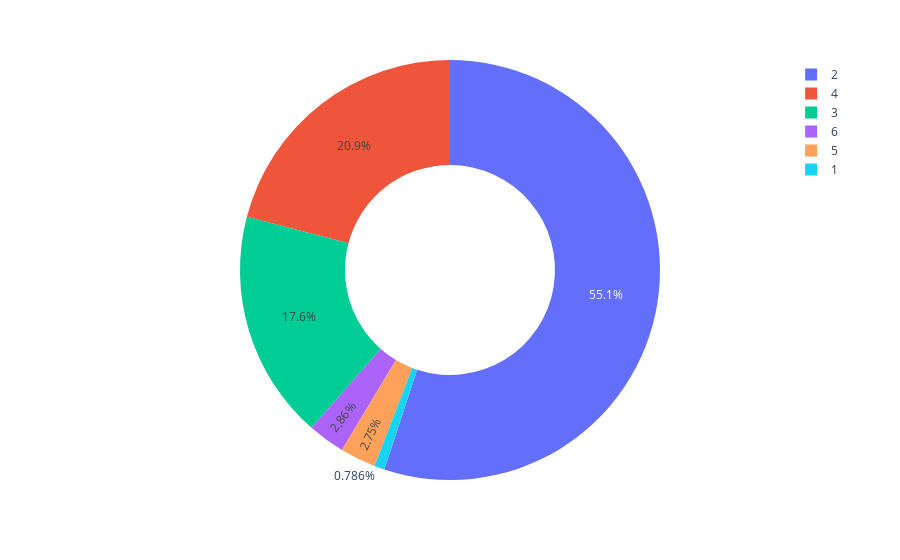

Notebook code cell kept with this figure:
### Code cell
figure=ps.pie(wt,values="tip",names="size",hole=0.5)
figure.show()

### Figure 1 — Plotly figure (JSON) as saved in the notebook; plotly's stock layout.template omitted (floating-point values rounded to 4 significant figures; data arrays with more than 128 entries replaced by an {"elided": "..."} marker saying what was removed)
{"data": [{"domain": {"x": [0, 1], "y": [0, 1]}, "hole": 0.5, "hovertemplate": "size=%{label}<br>tip=%{value}<extra></extra>", "labels": {"elided": "244 int values"}, "legendgroup": "", "name": "", "showlegend": true, "type": "pie", "values": {"elided": "244 float values"}}], "layout": {"legend": {"tracegroupgap": 0}, "margin": {"t": 60}}}
